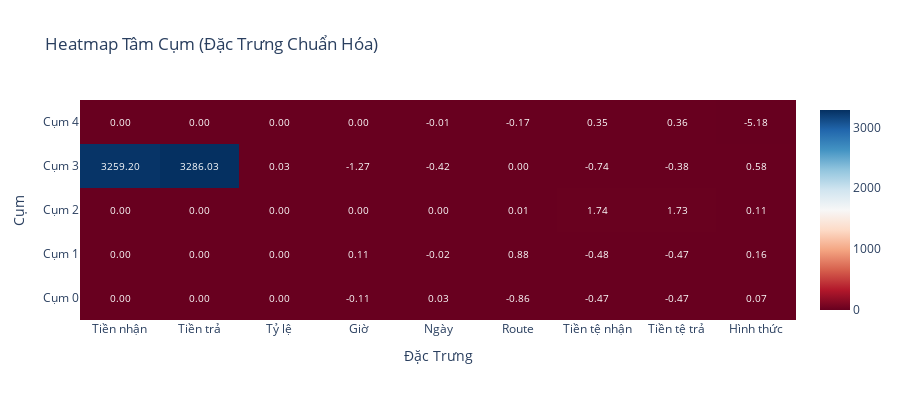

Notebook source saved alongside this figure:
### Code cell
# Heatmap của centroids
if 'centroids' in locals():
    feature_names = [
        'Tiền nhận', 'Tiền trả', 'Tỷ lệ',
        'Giờ', 'Ngày', 'Route',
        'Tiền tệ nhận', 'Tiền tệ trả', 'Hình thức'
    ]
    
    fig = go.Figure(data=go.Heatmap(
        z=centroids,
        x=feature_names,
        y=[f'Cụm {i}' for i in range(len(centroids))],
        colorscale='RdBu',
        text=centroids,
        texttemplate='%{text:.2f}',
        textfont={"size": 10}
    ))
    
    fig.update_layout(
        title='Heatmap Tâm Cụm (Đặc Trưng Chuẩn Hóa)',
        xaxis_title='Đặc Trưng',
        yaxis_title='Cụm',
        height=400
    )
    
    fig.show()

### Figure 1 — Plotly figure (JSON) as saved in the notebook; plotly's stock layout.template omitted (floating-point values rounded to 4 significant figures)
{"data": [{"colorscale": [[0, "rgb(103,0,31)"], [0.1, "rgb(178,24,43)"], [0.2, "rgb(214,96,77)"], [0.3, "rgb(244,165,130)"], [0.4, "rgb(253,219,199)"], [0.5, "rgb(247,247,247)"], [0.6, "rgb(209,229,240)"], [0.7, "rgb(146,197,222)"], [0.8, "rgb(67,147,195)"], [0.9, "rgb(33,102,172)"], [1, "rgb(5,48,97)"]], "text": [[0.001752, 0.000548, 0.001716, -0.1087, 0.025, -0.8628, -0.4685, -0.4703, 0.06891], [-0.00125, -0.000458, -0.001118, 0.1074, -0.02389, 0.8772, -0.4769, -0.4748, 0.1627], [-0.001344, -0.000585, -0.001026, 0.004109, -0.001278, 0.005938, 1.735, 1.734, 0.1136], [3259.0, 3286.0, 0.02563, -1.273, -0.4156, -0.003706, -0.7446, -0.3772, 0.5827], [-0.003088, -0.00286, -0.001122, 0.001722, -0.01163, -0.1732, 0.3498, 0.356, -5.184]], "textfont": {"size": 10}, "texttemplate": "%{text:.2f}", "type": "heatmap", "x": ["Tiền nhận", "Tiền trả", "Tỷ lệ", "Giờ", "Ngày", "Route", "Tiền tệ nhận", "Tiền tệ trả", "Hình thức"], "y": ["Cụm 0", "Cụm 1", "Cụm 2", "Cụm 3", "Cụm 4"], "z": [[0.001752, 0.000548, 0.001716, -0.1087, 0.025, -0.8628, -0.4685, -0.4703, 0.06891], [-0.00125, -0.000458, -0.001118, 0.1074, -0.02389, 0.8772, -0.4769, -0.4748, 0.1627], [-0.001344, -0.000585, -0.001026, 0.004109, -0.001278, 0.005938, 1.735, 1.734, 0.1136], [3259.0, 3286.0, 0.02563, -1.273, -0.4156, -0.003706, -0.7446, -0.3772, 0.5827], [-0.003088, -0.00286, -0.001122, 0.001722, -0.01163, -0.1732, 0.3498, 0.356, -5.184]]}], "layout": {"height": 400, "title": {"text": "Heatmap Tâm Cụm (Đặc Trưng Chuẩn Hóa)"}, "xaxis": {"title": {"text": "Đặc Trưng"}}, "yaxis": {"title": {"text": "Cụm"}}}}
